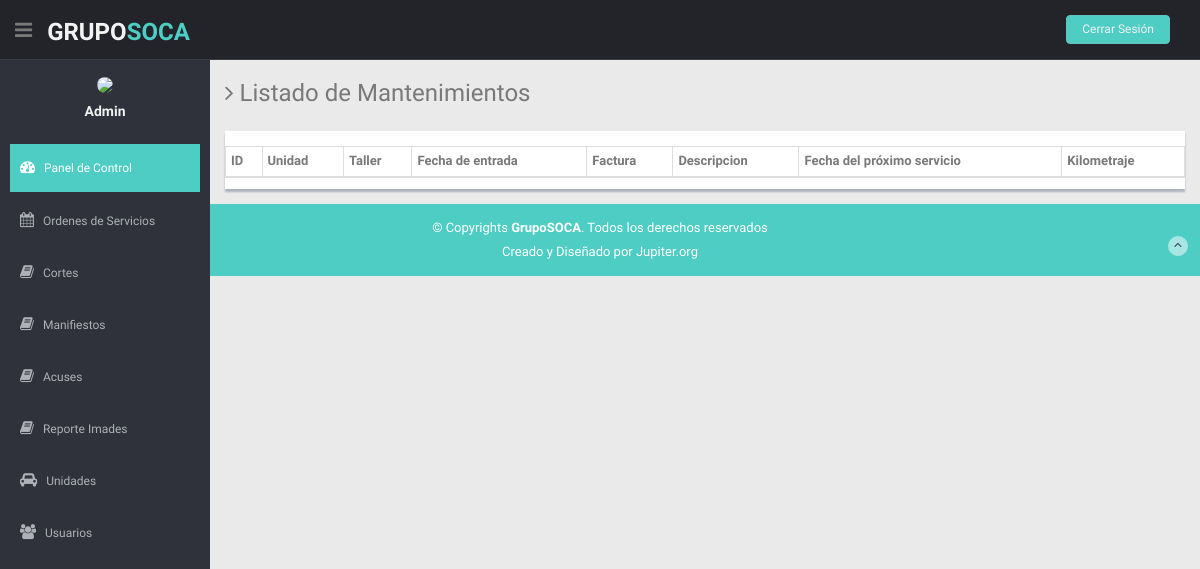
The page /Resoca/Admin/listar_mantenimientos.php on the database as committed earlier.
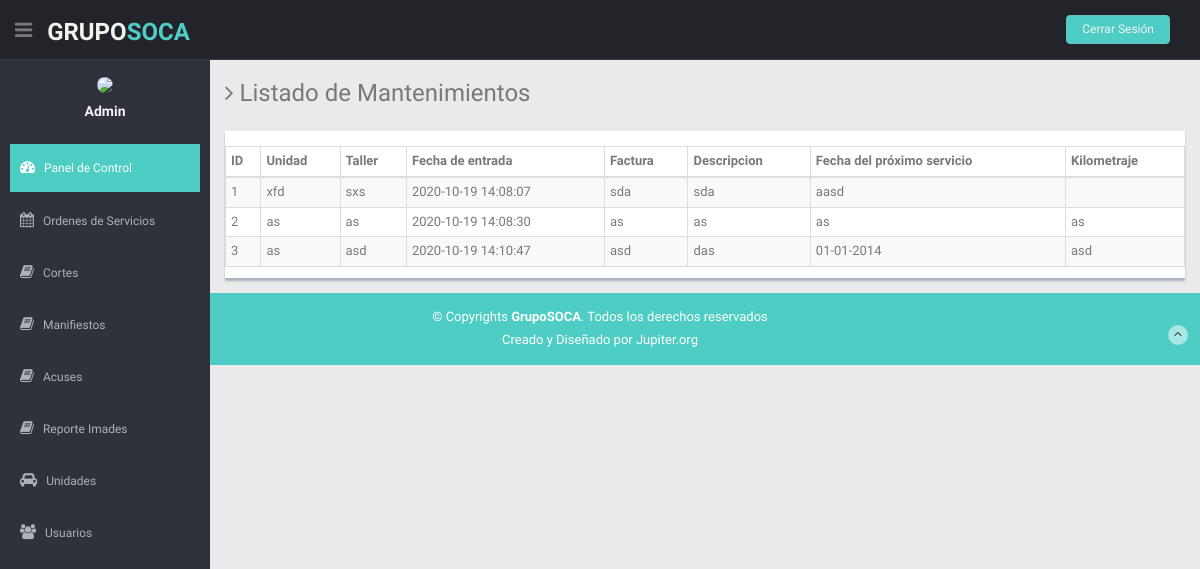
The same page on the database as committed later.
### tables this page shows
CREATE TABLE IF NOT EXISTS `registros_mantenimiento` (
  `id` int(11) NOT NULL AUTO_INCREMENT,
  `unidad` varchar(50) NOT NULL,
  `taller` varchar(50) NOT NULL,
  `nofactura` varchar(50) NOT NULL,
  `descripcion` varchar(150) NOT NULL,
  `fecha` varchar(10) NOT NULL,
  `km` varchar(15) NOT NULL,
  `creado` timestamp NOT NULL DEFAULT current_timestamp(),
  PRIMARY KEY (`id`),
  UNIQUE KEY `nofactura` (`nofactura`)
);

### Resoca/Admin/listar_mantenimientos.php (the view, shortened to what this page needs)
<?php
  $nombreServidor = "localhost";
  $nombreUsuario = "root";
  $passwordBaseDeDatos = "";
  $nombreBaseDeDatos = "resoca";
  $conexion = new mysqli($nombreServidor, $nombreUsuario, $passwordBaseDeDatos, $nombreBaseDeDatos);
?>
<!DOCTYPE html>
<html lang="en">
<head>
  <link href="lib/bootstrap/css/bootstrap.min.css" rel="stylesheet">
  <link href="lib/font-awesome/css/font-awesome.css" rel="stylesheet" />
  <link href="lib/advanced-datatable/css/demo_page.css" rel="stylesheet" />
  <link href="lib/advanced-datatable/css/demo_table.css" rel="stylesheet" />
  <link rel="stylesheet" href="lib/advanced-datatable/css/DT_bootstrap.css" />
  <link href="css/style.css" rel="stylesheet">
  <link href="css/style-responsive.css" rel="stylesheet">
</head>
<body>
  <section id="container">
    <header class="header black-bg">
      <div class="sidebar-toggle-box">
        <div class="fa fa-bars tooltips" data-placement="right" data-original-title="Toggle Navigation"></div>
      </div>
      <a href="index.html" class="logo"><b>Grupo<span>SOCA</span></b></a>
      <div class="top-menu">
        <ul class="nav pull-right top-menu">
          <li><a class="logout" href="login.html">Cerrar Sesión</a></li>
        </ul>
      </div>
    </header>
    <aside>
      <div id="sidebar" class="nav-collapse ">
        <ul class="sidebar-menu" id="nav-accordion">
          <p class="centered"><a href="profile.html"><img src="img/favicon.ico" class="img-circle" width="80"></a></p>
          <h5 class="centered">Admin</h5>
          <li class="mt">
            <a class="active" href="index.html">
              <i class="fa fa-dashboard"></i>
              <span>Panel de Control</span>
              </a>
          </li>
          <li class="sub-menu">
            <a href="javascript:;">
              <i class="fa fa-calendar"></i>
              <span>Ordenes de Servicios</span>
              </a>
          </li>
          <li class="sub-menu">
            <a href="javascript:;">
              <i class="fa fa-book"></i>
              <span>Cortes</span>
              </a>
          </li>
          <li class="sub-menu">
            <a href="javascript:;">
              <i class="fa fa-book"></i>
              <span>Manifiestos</span>
              </a>
          </li>
          <li class="sub-menu">
            <a href="javascript:;">
              <i class="fa fa-book"></i>
              <span>Acuses</span>
              </a>
          </li>
          <li class="sub-menu">
            <a href="javascript:;">
              <i class="fa fa-book"></i>
              <span>Reporte Imades</span>
              </a>
          </li>
          <li class="sub-menu">
            <a href="javascript:;">
              <i class="fa fa-car"></i>
              <span>Unidades</span>
              </a>
          </li>
          <li class="sub-menu">
            <a href="javascript:;">
              <i class="fa fa-group"></i>
              <span>Usuarios</span>
              </a>
          </li>
        </ul>
      </div>
    </aside>
    <section id="main-content">
    <section class="wrapper">
        <h3><i class="fa fa-angle-right"></i> Listado de Mantenimientos</h3>
        <div class="row mt">
          <div class="col-lg-12">
            <div class="content-panel">
              <section id="unseen">
                <table class="table table-bordered table-striped table-condensed">
                  <thead>
                    <tr>
                      <th>ID</th>
                      <th>Unidad</th>
                      <th class="numeric">Taller</th>
                      <th class="numeric">Fecha de entrada</th>
                      <th class="numeric">Factura</th>
                      <th class="numeric">Descripcion</th>
                      <th class="numeric">Fecha del próximo servicio</th>
                      <th class="numeric">Kilometraje</th>
                    </tr>
                  </thead>
                  <tbody>
                  <?php
                    $sql="SELECT * FROM registros_mantenimiento";
                    $resultado = $conexion->query($sql);
                    while ($mostrar=mysqli_fetch_array($resultado)) {
                  ?>
                  <tr>
                    <td><?php echo $mostrar['id'] ?></td>
                    <td><?php echo $mostrar['unidad'] ?></td>
                    <td><?php echo $mostrar['taller'] ?></td>
                    <td><?php echo $mostrar['creado'] ?></td>
                    <td><?php echo $mostrar['nofactura'] ?></td>
                    <td><?php echo $mostrar['descripcion'] ?></td>
                    <td><?php echo $mostrar['fecha'] ?></td>
                    <td><?php echo $mostrar['km'] ?></td>
                  </tr>
                 <?php
                    }
                 ?>
                  </tbody>
                </table>
              </section>
            </div>
          </div>
        </div>
      </section>
    </section>
    <footer class="site-footer">
      <div class="text-center">
        <p>
          &copy; Copyrights <strong>GrupoSOCA</strong>. Todos los derechos reservados
        </p>
        <div class="credits">
          Creado y Diseñado por Jupiter.org
        </div>
        <a href="index.html#" class="go-top">
          <i class="fa fa-angle-up"></i>
          </a>
      </div>
    </footer>
  </section>
</body>
</html>

### Resoca/Admin/css/style.css (style rules this page uses)
body { color: #797979; background: #eaeaea; font-family: 'Ruda', sans-serif; padding: 0px !important; margin: 0px !important; font-size:13px; }
ul li { list-style: none; }
a, a:hover, a:focus { text-decoration: none; outline: none; }
#container { width: 100%; height: 100%; }
.centered { text-align: center; }
.mt { margin-top: 25px; }
ul.top-menu > li > .logout { color: #f2f2f2; font-size: 12px; border-radius: 4px; -webkit-border-radius: 4px; border: 1px solid #64c3c2 !important; padding: 5px 15px; margin-right: 15px; background: #4ECDC4; margin-top: 15px; }
#sidebar { width: 210px; height: 100%; position: fixed; background: #2f323a; }
#sidebar h5 { color: #f2f2f2; font-weight: 700; }
#sidebar ul li { position: relative; }
ul.sidebar-menu , ul.sidebar-menu li ul.sub { margin: -2px 0 0; padding: 0; }
ul.sidebar-menu { margin-top: 75px; }
ul.sidebar-menu li { margin-bottom: 5px; margin-left:10px; margin-right:10px; }
ul.sidebar-menu li.sub-menu { line-height: 15px; }
ul.sidebar-menu li a span { display: inline-block; }
ul.sidebar-menu li a { color: #aeb2b7; text-decoration: none; display: block; padding: 15px 0 15px 10px; font-size: 12px; outline: none; -webkit-transition: all 0.3s ease; -moz-transition: all 0.3s ease; -o-transition: all 0.3s ease; -ms-transition: all 0.3s ease; transition: all 0.3s ease; }
ul.sidebar-menu li a.active, ul.sidebar-menu li a:hover, ul.sidebar-menu li a:focus { background: #4ECDC4; color: #fff; display: block; -webkit-transition: all 0.3s ease; -moz-transition: all 0.3s ease; -o-transition: all 0.3s ease; -ms-transition: all 0.3s ease; transition: all 0.3s ease; }
ul.sidebar-menu li a i { font-size: 15px; padding-right: 6px; }
ul.sidebar-menu li a.active i { color: #fff; }
#main-content { margin-left: 210px; }
.header, .footer { min-height: 60px; padding: 0 15px; }
.header { position: fixed; left: 0; right: 0; z-index: 1002; }
.black-bg { background: #22242a; border-bottom: 1px solid #393d46; }
.wrapper { display: inline-block; margin-top: 60px; padding-left: 15px; padding-right: 15px; padding-bottom: 15px; padding-top: 0px; width: 100%; }
a.logo { font-size: 24px; color: #f2f2f2; float: left; margin-top: 15px; text-transform: uppercase; }
a.logo b { font-weight: 900; }
a.logo span { color: #4ECDC4; }
#top_menu .nav > li, ul.top-menu > li { float: left; }
ul.top-menu > li > a { color: #666666; font-size: 16px; border-radius: 4px; -webkit-border-radius: 4px; border:1px solid #666666 !important; padding: 2px 6px; margin-right: 15px; }
.sidebar-toggle-box { float: left; padding-right: 15px; margin-top: 20px; }
.sidebar-toggle-box .fa-bars { cursor: pointer; display: inline-block; font-size: 20px; }
.content-panel { background: #ffffff; box-shadow: 0px 3px 2px #aab2bd; padding-top: 15px; padding-bottom: 5px; }
.site-footer { background: #4ECDC4; color: #fff; padding: 15px 0; }
.site-footer p { margin-bottom: 5px; }
.credits, .credits a { color: #fff; }
.go-top { margin-right: 1%; margin-top: -25px; float: right; background: rgba(255,255,255,.5); width: 20px; height: 20px; border-radius: 50%; -webkit-border-radius: 50%; }
.go-top i { color: #2A3542; }

Rows that differ between the two databases and show on the page:
added registros_mantenimiento: id "1", unidad "xfd", taller "sxs", creado "2020-10-19 14:08:07", nofactura "sda", descripcion "sda", fecha "aasd"
added registros_mantenimiento: id "2", unidad "as", taller "as", creado "2020-10-19 14:08:30", nofactura "as", descripcion "as", fecha "as", km "as"
added registros_mantenimiento: id "3", unidad "as", taller "asd", creado "2020-10-19 14:10:47", nofactura "asd", descripcion "das", fecha "01-01-2014", km "asd"
